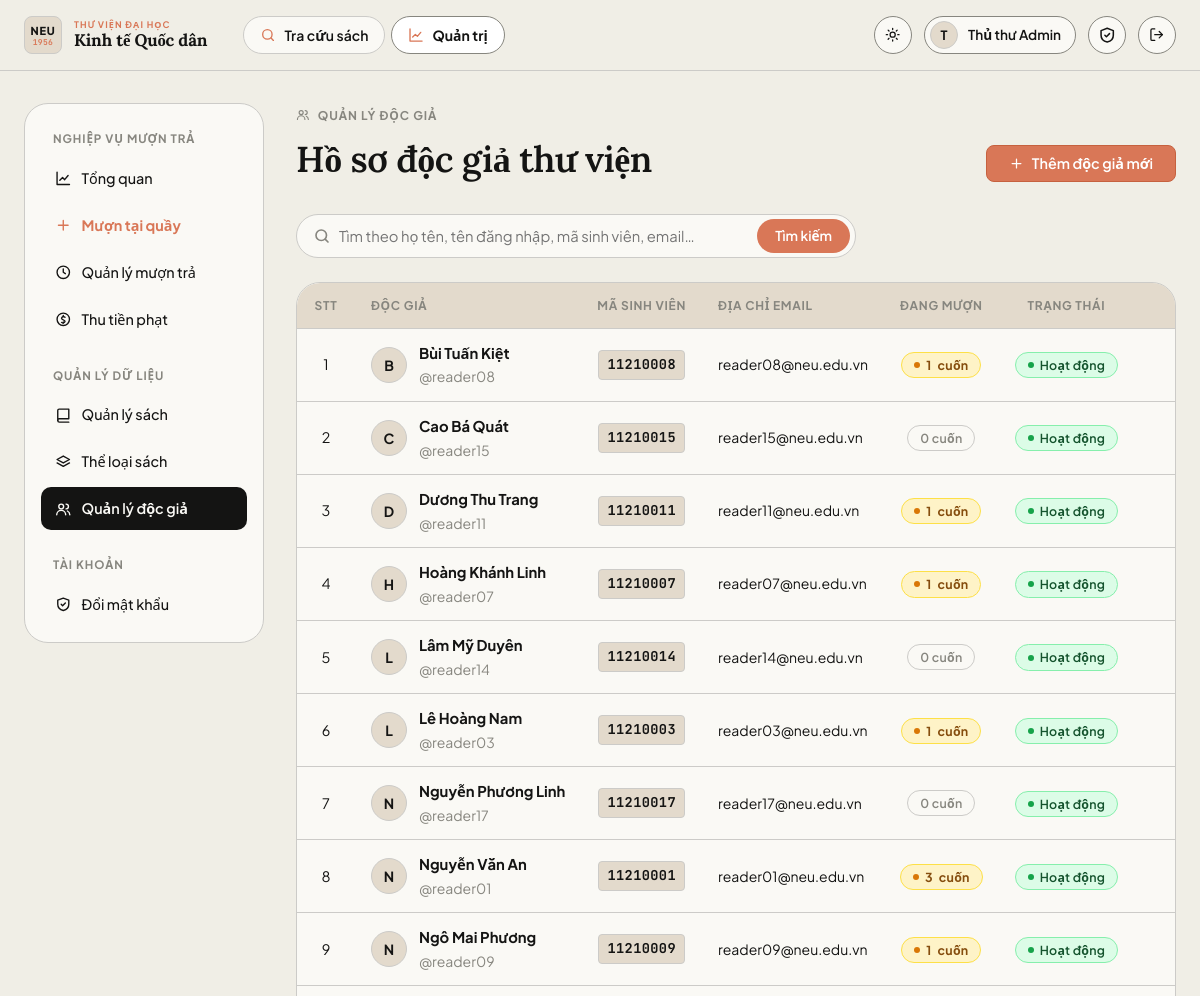
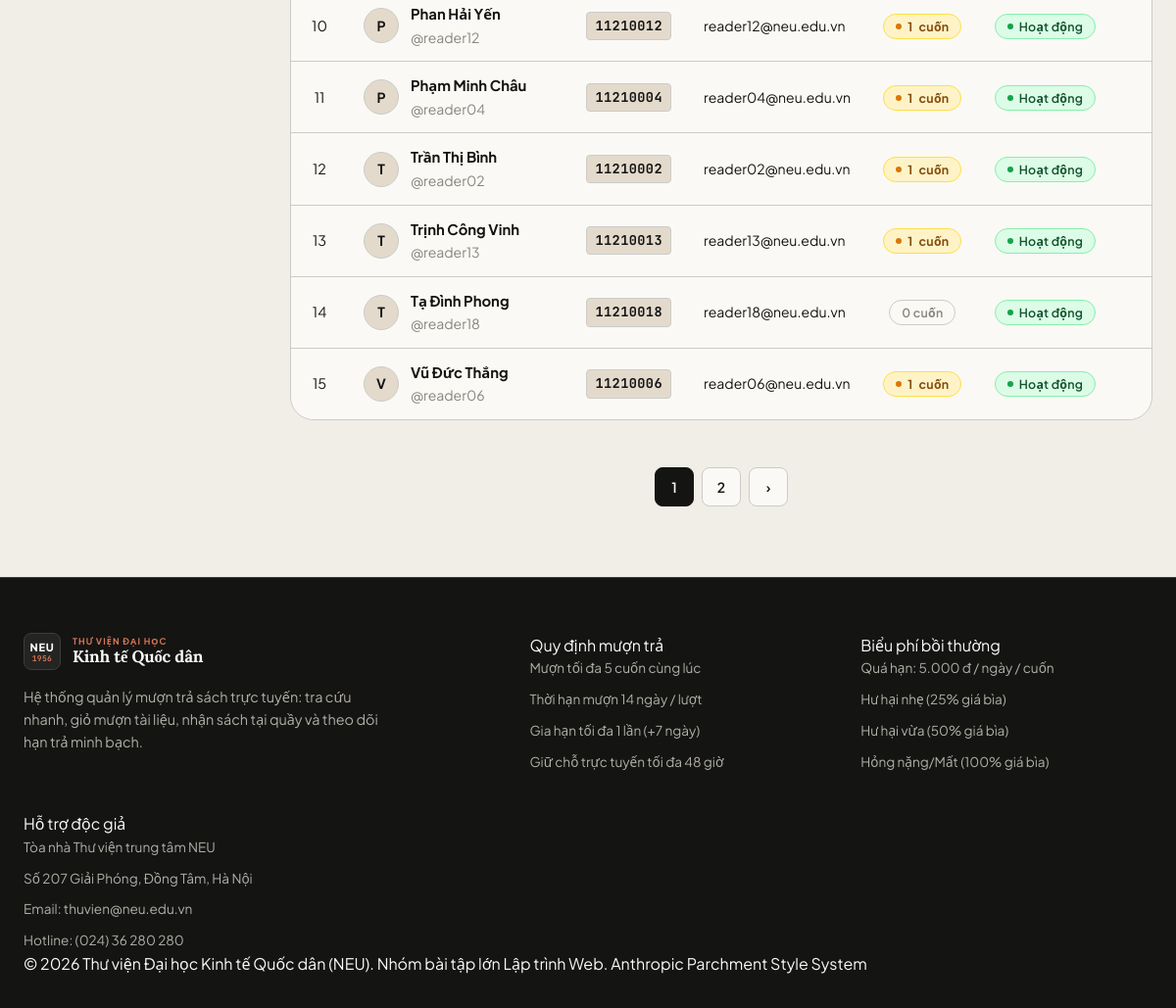
The app's page /admin/users (signed in) with its own data (2 pictures, top to bottom).
### app/models.py (models this page shows, shortened)
class User(UserMixin, db.Model):
    id = db.Column(db.Integer, primary_key=True)
    username = db.Column(db.String(50), unique=True, nullable=False, index=True)
    email = db.Column(db.String(120), unique=True, nullable=False)
    full_name = db.Column(db.String(100), nullable=False)
    student_code = db.Column(db.String(30))
    password_hash = db.Column(db.String(255), nullable=False)
    role = db.Column(db.String(20), nullable=False, default=ROLE_READER)
    active = db.Column(db.Boolean, nullable=False, default=True)
    created_at = db.Column(db.DateTime, default=datetime.now)
    loans = db.relationship("Loan", foreign_keys="Loan.user_id", back_populates="user")
    loan_slips = db.relationship("LoanSlip", foreign_keys="LoanSlip.user_id", back_populates="user")
    cart_items = db.relationship("CartItem", back_populates="user", cascade="all, delete-orphan")
    @property
    def is_active(self):
        return self.active
    @property
    def is_admin(self):
        return self.role == ROLE_ADMIN

### app/blueprints/admin.py (the view, shortened to what this page needs)
@bp.route("/users")
@admin_required
def users():
    q = request.args.get("q", "").strip()
    page = request.args.get("page", 1, type=int)
    per_page = 15
    query = User.query.filter_by(role=ROLE_READER)
    pagination = query.order_by(User.full_name).paginate(page=page, per_page=per_page, error_out=False)
    return render_template("admin/users.html", pagination=pagination, users=pagination.items, q=q)

### app/blueprints/admin.py (called while the page is built)
def admin_required(fn):
    @wraps(fn)
    @login_required
    def wrapper(*a, **kw):
        if not current_user.is_admin:
            abort(403)
        return fn(*a, **kw)
    return wrapper

### app/models.py (called while the page is built)
@login_manager.user_loader
def load_user(user_id):
    return db.session.get(User, int(user_id))

### app/templates/admin/users.html (shortened to what this page needs)
{% extends "admin/_layout.html" %}
{% from "macros.html" import csrf, icon, empty, pager %}
{% block admin_content %}
<div class="page-head" data-reveal>
  <div>
    <span class="eyebrow">{{ icon('users') }} Quản lý độc giả</span>
    <h1 class="mt-1">Hồ sơ độc giả thư viện</h1>
  </div>
  <a class="btn btn-primary" href="{{ url_for('admin.user_new') }}">{{ icon('plus') }} Thêm độc giả mới</a>
</div>
<div class="admin-toolbar" data-reveal>
  <form class="search-form-admin" method="get">
    <span class="search-icon">{{ icon('search') }}</span>
    <input name="q" value="{{ q or '' }}" class="input input-search-admin" placeholder="Tìm theo họ tên, tên đăng nhập, mã sinh viên, email…">
    <button class="btn btn-search-admin" type="submit">Tìm kiếm</button>
  </form>
</div>
{% if users %}
<div class="table-wrap" data-reveal>
  <table class="table table-users">
    <thead>
      <tr>
        <th class="col-stt text-center">STT</th>
        <th class="col-user">Độc giả</th>
        <th class="col-code text-center">Mã sinh viên</th>
        <th class="col-email">Địa chỉ Email</th>
        <th class="col-scale text-center">Đang mượn</th>
        <th class="col-status text-center">Trạng thái</th>
        <th class="col-actions text-right">Thao tác</th>
      </tr>
    </thead>
    <tbody>
    {% for u in users %}
    {% set active_loans = u.loans|selectattr('status','in',['borrowing','ready_for_pickup'])|list|length %}
    <tr>
      <td class="col-stt text-center muted">{{ (pagination.page - 1) * pagination.per_page + loop.index }}</td>
      <td class="col-user">
        <div class="user-cell-admin">
          <span class="avatar-admin">{{ u.full_name[:1]|upper }}</span>
          <div>
            <div class="user-name"><b>{{ u.full_name }}</b></div>
            <div class="small muted">@{{ u.username }}</div>
          </div>
        </div>
      </td>
      <td class="col-code text-center"><span class="code-tag">{{ u.student_code or '—' }}</span></td>
      <td class="col-email"><span class="small">{{ u.email }}</span></td>
      <td class="col-scale text-center">
        {% if active_loans > 0 %}
          <span class="badge badge-warning"><b>{{ active_loans }}</b> cuốn</span>
        {% else %}
          <span class="badge badge-secondary">0 cuốn</span>
        {% endif %}
      </td>
      <td class="col-status text-center">
        {% if u.active %}
          <span class="badge badge-success">Hoạt động</span>
        {% else %}
          <span class="badge badge-danger">Đã khoá</span>
        {% endif %}
      </td>
      <td class="col-actions text-right">
      </td>
    </tr>
    {% endfor %}
    </tbody>
  </table>
</div>
{{ pager(pagination, 'admin.users', {'q': q or None}) }}
{% else %}
<div class="card empty-card">{{ empty('👥', 'Không tìm thấy độc giả phù hợp', 'Thử tìm kiếm với từ khóa họ và tên, tên đăng nhập hoặc mã sinh viên khác.') }}</div>
{% endif %}
{% endblock %}

### app/templates/base.html (shortened to what this page needs)
{% from "macros.html" import icon %}
<!doctype html>
<html lang="vi">
<head>
  <link rel="stylesheet" href="{{ url_for('static', filename='css/style.css') }}">
</head>
<body>
<header class="navbar">
  <div class="container nav-inner">
    <a class="brand" href="{{ url_for('main.index') }}" aria-label="Trang chủ Thư viện NEU">
      <span class="brand-monogram">
        <span class="mono-code">NEU</span>
        <span class="mono-year">1956</span>
      </span>
      <span class="brand-text">
        <span class="brand-sub">Thư viện đại học</span>
        <span class="brand-main">Kinh tế Quốc dân</span>
      </span>
    </a>
    <nav class="nav-links" id="nav-links">
      <a class="nav-link {{ 'active' if request.endpoint in ('main.index','main.book_detail') }}" href="{{ url_for('main.index') }}">{{ icon('search') }} Tra cứu sách</a>
      {% if current_user.is_authenticated and current_user.is_admin %}
      <a class="nav-link {{ 'active' if request.blueprint == 'admin' }}" href="{{ url_for('admin.dashboard') }}">{{ icon('chart') }} Quản trị</a>
      {% endif %}
    </nav>
    <div class="nav-actions">
      <button class="icon-btn theme-toggle" type="button" aria-label="Đổi giao diện sáng/tối">
        <span class="sun">{{ icon('sun') }}</span><span class="moon">{{ icon('moon') }}</span>
      </button>
      {% if current_user.is_authenticated %}
        <div class="user-chip"><span class="avatar">{{ current_user.full_name[:1]|upper }}</span><span class="name">{{ current_user.full_name }}</span></div>
        <a class="icon-btn" href="{{ url_for('auth.change_password') }}" aria-label="Đổi mật khẩu" title="Đổi mật khẩu">{{ icon('shield') }}</a>
        <form method="post" action="{{ url_for('auth.logout') }}">
          <button class="icon-btn" aria-label="Đăng xuất" title="Đăng xuất">{{ icon('logout') }}</button>
        </form>
      {% else %}
        <a class="btn btn-ghost btn-sm" href="{{ url_for('auth.login') }}">Đăng nhập</a>
        <a class="btn btn-primary btn-sm" href="{{ url_for('auth.register') }}">Đăng ký</a>
      {% endif %}
    </div>
  </div>
</header>
<main id="main-content">
  <div class="container">{% block content %}{% endblock %}</div>
</main>
<footer class="footer">
  <div class="container">
    <div class="footer-grid">
      <div>
        <a class="brand" href="{{ url_for('main.index') }}" aria-label="Trang chủ Thư viện NEU">
          <span class="brand-monogram">
            <span class="mono-code">NEU</span>
            <span class="mono-year">1956</span>
          </span>
          <span class="brand-text">
            <span class="brand-sub">Thư viện đại học</span>
            <span class="brand-main">Kinh tế Quốc dân</span>
          </span>
        </a>
        <p class="muted mt-2" style="max-width:380px">Hệ thống quản lý mượn trả sách trực tuyến: tra cứu nhanh, giỏ mượn tài liệu, nhận sách tại quầy và theo dõi hạn trả minh bạch.</p>
      </div>
      <div>
        <div class="footer-col-title">Quy định mượn trả</div>
        <ul class="footer-links">
          <li>Mượn tối đa 5 cuốn cùng lúc</li>
          <li>Thời hạn mượn 14 ngày / lượt</li>
          <li>Gia hạn tối đa 1 lần (+7 ngày)</li>
          <li>Giữ chỗ trực tuyến tối đa 48 giờ</li>
        </ul>
      </div>
      <div>
        <div class="footer-col-title">Biểu phí bồi thường</div>
        <ul class="footer-links">
          <li>Quá hạn: 5.000 đ / ngày / cuốn</li>
          <li>Hư hại nhẹ (25% giá bìa)</li>
          <li>Hư hại vừa (50% giá bìa)</li>
          <li>Hỏng nặng/Mất (100% giá bìa)</li>
        </ul>
      </div>
      <div>
        <div class="footer-col-title">Hỗ trợ độc giả</div>
        <ul class="footer-links">
          <li>Tòa nhà Thư viện trung tâm NEU</li>
          <li>Số 207 Giải Phóng, Đồng Tâm, Hà Nội</li>
          <li>Email: thuvien@neu.edu.vn</li>
          <li>Hotline: (024) 36 280 280</li>
        </ul>
      </div>
    </div>
    <div class="footer-bottom">
      <span>© 2026 Thư viện Đại học Kinh tế Quốc dân (NEU). Nhóm bài tập lớn Lập trình Web.</span>
      <span class="footer-author">Anthropic Parchment Style System</span>
    </div>
  </div>
</footer>
</body>
</html>

### records on screen
User: full_name "T", full_name "Thủ thư Admin"
User: (pagination.page-1)*pagination.per_page+loop.index "1", full_name "B", full_name "Bùi Tuấn Kiệt", username "reader08", student_code "11210008", email "reader08@neu.edu.vn", active "1", shows "Hoạt động"
User: page "2", full_name "C", full_name "Cao Bá Quát", username "reader15", student_code "11210015", email "reader15@neu.edu.vn", shows "0 cuốn", active "Hoạt động"
User: page "3", full_name "D", full_name "Dương Thu Trang", username "reader11", student_code "11210011", email "reader11@neu.edu.vn", active "1", shows "Hoạt động"
User: page "4", full_name "H", full_name "Hoàng Khánh Linh", username "reader07", student_code "11210007", email "reader07@neu.edu.vn", active "1", shows "Hoạt động"
User: page "5", full_name "L", full_name "Lâm Mỹ Duyên", username "reader14", student_code "11210014", email "reader14@neu.edu.vn", shows "0 cuốn", active "Hoạt động"
User: page "6", full_name "L", full_name "Lê Hoàng Nam", username "reader03", student_code "11210003", email "reader03@neu.edu.vn", active "1", shows "Hoạt động"
User: page "7", full_name "N", full_name "Nguyễn Phương Linh", username "reader17", student_code "11210017", email "reader17@neu.edu.vn", shows "0 cuốn", active "Hoạt động"
User: page "8", full_name "N", full_name "Nguyễn Văn An", username "reader01", student_code "11210001", email "reader01@neu.edu.vn", active_loans "3", active "Hoạt động"
User: page "9", full_name "N", full_name "Ngô Mai Phương", username "reader09", student_code "11210009", email "reader09@neu.edu.vn", active "1", shows "Hoạt động"
User: page "10", full_name "P", full_name "Phan Hải Yến", username "reader12", student_code "11210012", email "reader12@neu.edu.vn", active "1", shows "Hoạt động"
User: page "11", full_name "P", full_name "Phạm Minh Châu", username "reader04", student_code "11210004", email "reader04@neu.edu.vn", active "1", shows "Hoạt động"
User: page "12", full_name "T", full_name "Trần Thị Bình", username "reader02", student_code "11210002", email "reader02@neu.edu.vn", active "1", shows "Hoạt động"
User: page "13", full_name "T", full_name "Trịnh Công Vinh", username "reader13", student_code "11210013", email "reader13@neu.edu.vn", active "1", shows "Hoạt động"
User: page "14", full_name "T", full_name "Tạ Đình Phong", username "reader18", student_code "11210018", email "reader18@neu.edu.vn", shows "0 cuốn", active "Hoạt động"
User: page "15", full_name "V", full_name "Vũ Đức Thắng", username "reader06", student_code "11210006", email "reader06@neu.edu.vn", active "1", shows "Hoạt động"

### other values on screen
{{ p }} "1" "2"
